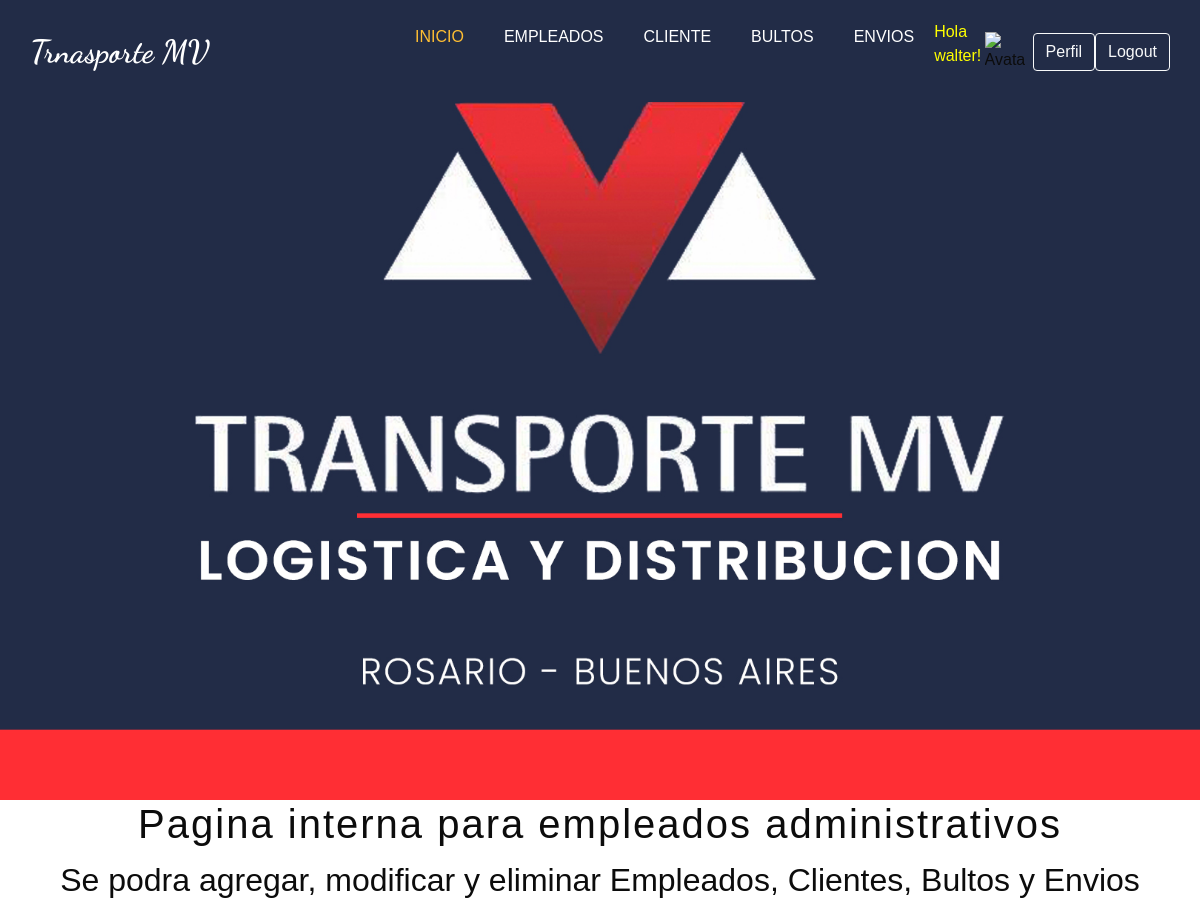
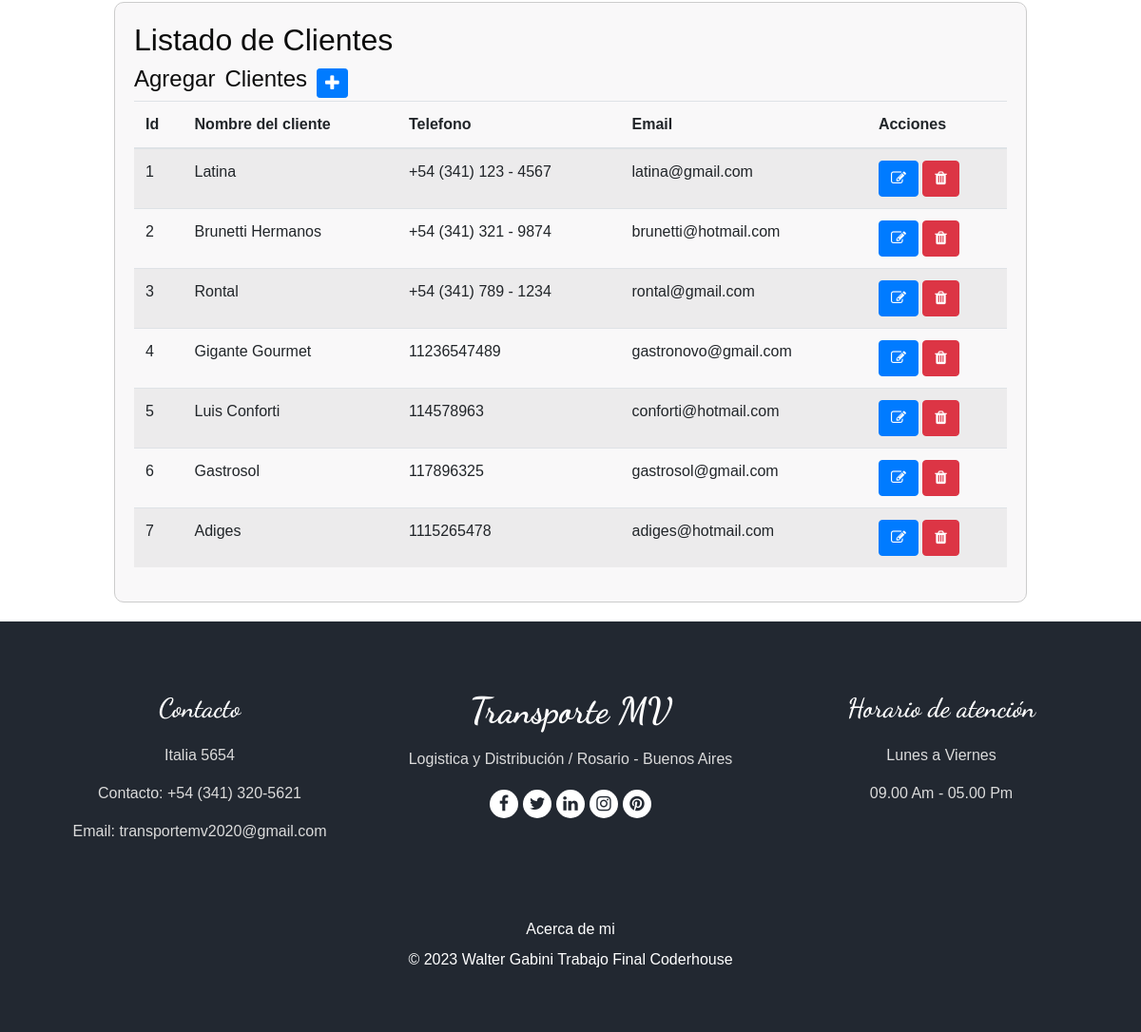
The app's page /cliente/ (signed in) with its own data (2 pictures, top to bottom).
### aplicacion/models.py (models this page shows, shortened)
class Cliente(models.Model):
    nombreApellido = models.CharField(max_length=100)
    telefono_contacto = models.CharField(max_length=20)
    email = models.EmailField()

### aplicacion/views.py (the view)
# urls.py: path('cliente/', cliente, name = "cliente" ),
@login_required
def cliente(request):
    cliente = Cliente.objects.all()
    contexto = {'cliente': cliente}
    return render(request, "aplicacion/cliente.html", contexto)

### aplicacion/templates/aplicacion/cliente.html (shortened to what this page needs)
{% extends "aplicacion/base.html" %}
{% load static %}
{% block content %}
<div class="bultos-container">
    <h2 style="font-family: 'Poppins', sans-serif;">Listado de Clientes</h2>
    <div class="d-flex align-items-center">
        <h4 style="font-family: 'Poppins', sans-serif; margin-right: 10px;">Agregar</h4>
        <h4 style="font-family: 'Poppins', sans-serif; margin-right: 10px;">Clientes</h4>
        <a href="{% url 'cliente_form' %}" class="btn btn-primary btn-sm">
            <i class="fa fa-plus fa-lg" title="New Record"></i>
        </a>
    </div>
    <table class="table table-striped">
        <thead>
            <tr>
                <th>Id</th>
                <th>Nombre del cliente</th>
                <th>Telefono</th>
                <th>Email</th>
                <th>Acciones</th>
            </tr>
        </thead>
        <tbody>
            {% for c in cliente %}
            <tr>
                <td>{{ c.id }}</td>
                <td>{{ c.nombreApellido }}</td>
                <td>{{ c.telefono_contacto }}</td>
                <td>{{ c.email }}</td>
                <td>
                    <a href="{% url 'update_cliente' pk=c.id %}" class="btn btn-primary">
                        <i class="fa fa-edit fa-sm" title="Edit Record"></i>
                    </a>
                    <a href="{% url 'delete_cliente' pk=c.id %}" class="btn btn-danger">
                        <i class="fa fa-trash fa-sm" title="Delete Record"></i>
                    </a>
                </td>
            </tr>
            {% endfor %}
        </tbody>
    </table>
</div>
{% endblock content %}

### aplicacion/templates/aplicacion/base.html (shortened to what this page needs)
<!DOCTYPE html>
<html>
<head>
  {% load static %}
  <link rel="stylesheet" type="text/css" href="{% static 'aplicacion/css/bootstrap.css' %}" />
  <link rel="stylesheet" type="text/css" href="https://cdnjs.cloudflare.com/ajax/libs/OwlCarousel2/2.3.4/assets/owl.carousel.min.css" />
  <link rel="stylesheet" href="https://cdnjs.cloudflare.com/ajax/libs/jquery-nice-select/1.1.0/css/nice-select.min.css" />
  <link href="{% static 'aplicacion/css/font-awesome.min.css' %}" rel="stylesheet" />
  <link href="{% static 'aplicacion/css/style.css' %}" rel="stylesheet" />
  <link href="{% static 'aplicacion/css/responsive.css' %}" rel="stylesheet" />
</head>
<body>
  <div class="hero_area">
    <div class="bg-box">
      <img src="{% static 'aplicacion/images/hero-bg.jpg' %}" alt="">
    </div>
    <div class="container">
      <nav class="navbar navbar-expand-lg custom_nav-container ">
          <a class="navbar-brand" href="index.html">
              <span>
                  Trnasporte MV
              </span>
          </a>
          <div class="collapse navbar-collapse" id="navbarSupportedContent">
              <ul class="navbar-nav mx-auto">
                  <li class="nav-item active">
                      <a class="nav-link" href="{% url 'home' %}">Inicio <span class="sr-only">(current)</span></a>
                  </li>
                  {% if user.is_authenticated %}
                  <li class="nav-item">
                      <a class="nav-link" href="{% url 'empleados' %}">Empleados</a>
                  </li>
                  <li class="nav-item">
                      <a class="nav-link" href="{% url 'cliente' %}">Cliente</a>
                  </li>
                  <li class="nav-item">
                      <a class="nav-link" href="{% url 'bultos' %}">Bultos</a>
                  </li>
                  <li class="nav-item">
                      <a class="nav-link" href="{% url 'envio' %}">Envios</a>
                  </li>
                  <li class="nav-item">
                    <div class="user-info d-flex align-items-center">
                        <p style="color: yellow">Hola {{ user.username }}!</p>
                            <img src="{{ request.session.avatar }}" height="40px" width="40px" alt="Avatar"/>
                        <div class="ml-2 d-flex align-items-center">
                            <a class="btn btn-outline-light" href="{% url 'editar_perfil' %}">Perfil</a>
                            <a class="btn btn-outline-light" href="{% url 'logout' %}">Logout</a>
                        </div>
                    </div>
                </li>
                  {% endif %}
              </ul>
          </div>
      </nav>
  </div>
  </div>
  <div style="text-align: center;">
    <h1 style="font-family: 'Poppins', sans-serif; letter-spacing: 2px;"">Pagina interna para empleados administrativos</h1>
    <h2 style="font-family: 'Poppins', sans-serif; line-height: 1.5;">Se podra agregar, modificar y eliminar Empleados, Clientes, Bultos y Envios</h2>
  </div>
 {% block content %}
 {% endblock content %}
  <footer class="footer_section">
    <div class="container">
      <div class="row">
        <div class="col-md-4 footer-col">
          <div class="footer_contact">
            <h4>
              Contacto
            </h4>
            <div class="contact_link_box">
              <p>
                Italia 5654
              </p>
              <p>
                Contacto: +54 (341) 320-5621
              </p>
              <p>
                Email: transportemv2020@gmail.com
              </p>
            </div>
          </div>
        </div>
        <div class="col-md-4 footer-col">
          <div class="footer_detail">
            <a href="" class="footer-logo">
              Transporte MV
            </a>
            <p>
              Logistica y Distribución / Rosario - Buenos Aires
            </p>
            <div class="footer_social">
              <a href="">
                <i class="fa fa-facebook" aria-hidden="true"></i>
              </a>
              <a href="https://www.facebook.com/p/Transporte-MV-100064041042949/">
                <i class="fa fa-twitter" aria-hidden="true"></i>
              </a>
              <a href="">
                <i class="fa fa-linkedin" aria-hidden="true"></i>
              </a>
              <a href="">
                <i class="fa fa-instagram" aria-hidden="true"></i>
              </a>
              <a href="">
                <i class="fa fa-pinterest" aria-hidden="true"></i>
              </a>
            </div>
          </div>
        </div>
        <div class="col-md-4 footer-col">
          <h4>
            Horario de atención
          </h4>
          <p>
            Lunes a Viernes
          </p>
          <p>
            09.00 Am - 05.00 Pm
          </p>
        </div>
      </div>
      <div class="footer-info">
        <p>
          <a class="nav-link" href="{% url 'acerca_de_mi' %}">Acerca de mi </a>
          &copy; <span id="displayYear"></span> Walter Gabini
          <a href="https://html.design/">Trabajo Final Coderhouse</a><br><br>
        </p>
      </div>
    </div>
  </footer>
</body>
</html>

### aplicacion/static/aplicacion/css/style.css (style rules this page uses)
body { font-family: "Arial", sans-serif; color: #0c0c0c; background-color: #ffffff; overflow-x: hidden; }
h1, h2 { font-family: 'Dancing Script', cursive; }
a, a:hover, a:focus { text-decoration: none; }
.btn, .btn:focus { outline: none !important; -webkit-box-shadow: none; box-shadow: none; }
.hero_area { position: relative; min-height: 100vh; display: -webkit-box; display: -ms-flexbox; display: flex; -webkit-box-orient: vertical; -webkit-box-direction: normal; -ms-flex-direction: column; flex-direction: column; }
.bg-box { position: absolute; top: 0; left: 0; width: 100%; height: 100%; }
.bg-box img { width: 100%; height: 100%; -o-object-fit: cover; object-fit: cover; }
.navbar-brand { font-family: 'Dancing Script', cursive; }
.navbar-brand span { font-weight: bold; font-size: 32px; color: #ffffff; }
.custom_nav-container { padding: 0; }
.custom_nav-container .navbar-nav { padding-left: 18%; }
.custom_nav-container .navbar-nav .nav-item .nav-link { padding: 5px 20px; color: #ffffff; text-align: center; text-transform: uppercase; border-radius: 5px; -webkit-transition: all 0.3s; transition: all 0.3s; }
.custom_nav-container .navbar-nav .nav-item:hover .nav-link, .custom_nav-container .navbar-nav .nav-item.active .nav-link { color: #ffbe33; }
.footer_section { background-color: #222831; color: #ffffff; padding: 75px 0 40px 0; text-align: center; }
.footer_section h4 { font-size: 28px; }
.footer_section h4, .footer_section .footer-logo { font-weight: 600; margin-bottom: 20px; font-family: 'Dancing Script', cursive; }
.footer_section p { color: #dbdbdb; }
.footer_section .footer-col { margin-bottom: 30px; }
.footer_section .footer_contact .contact_link_box { display: -webkit-box; display: -ms-flexbox; display: flex; -webkit-box-orient: vertical; -webkit-box-direction: normal; -ms-flex-direction: column; flex-direction: column; }
.footer_section .footer-logo { display: block; font-weight: bold; font-size: 38px; line-height: 1; color: #ffffff; }
.footer_section .footer_social { display: -webkit-box; display: -ms-flexbox; display: flex; -webkit-box-pack: center; -ms-flex-pack: center; justify-content: center; margin-top: 20px; margin-bottom: 10px; }
.footer_section .footer_social a { display: -webkit-box; display: -ms-flexbox; display: flex; -webkit-box-pack: center; -ms-flex-pack: center; justify-content: center; -webkit-box-align: center; -ms-flex-align: center; align-items: center; color: #222831; width: 30px; height: 30px; border-radius: 100%; background-color: #ffffff; border-radius: 100%; margin: 0 2.5px; font-size: 18px; }
.footer_section .footer-info { text-align: center; margin-top: 25px; }
.footer_section .footer-info p { color: #ffffff; margin: 0; }
.footer_section .footer-info p a { color: inherit; }

### aplicacion/static/aplicacion/css/responsive.css (style rules this page uses)
@media (min-width: 1200px) { .container { max-width: 1170px; } }

### aplicacion/templates/aplicacion/base.html (style rules this page uses)
.custom_nav-container { margin-top: 20px; }

### aplicacion/templates/aplicacion/cliente.html (style rules this page uses)
.bultos-container { width: 80%; margin: 20px auto; padding: 20px; border: 1px solid #ccc; background-color: #f9f8f9; border-radius: 10px; }

### records on screen
Cliente: id "1", nombreApellido "Latina", telefono_contacto "+54 (341) 123 - 4567", email "latina@gmail.com"
Cliente: id "2", nombreApellido "Brunetti Hermanos", telefono_contacto "+54 (341) 321 - 9874", email "brunetti@hotmail.com"
Cliente: id "3", nombreApellido "Rontal", telefono_contacto "+54 (341) 789 - 1234", email "rontal@gmail.com"
Cliente: id "4", nombreApellido "Gigante Gourmet", telefono_contacto "11236547489", email "gastronovo@gmail.com"
Cliente: id "5", nombreApellido "Luis Conforti", telefono_contacto "114578963", email "conforti@hotmail.com"
Cliente: id "6", nombreApellido "Gastrosol", telefono_contacto "117896325", email "gastrosol@gmail.com"
Cliente: id "7", nombreApellido "Adiges", telefono_contacto "1115265478", email "adiges@hotmail.com"

### other values on screen
{{ user.username }} "walter"
